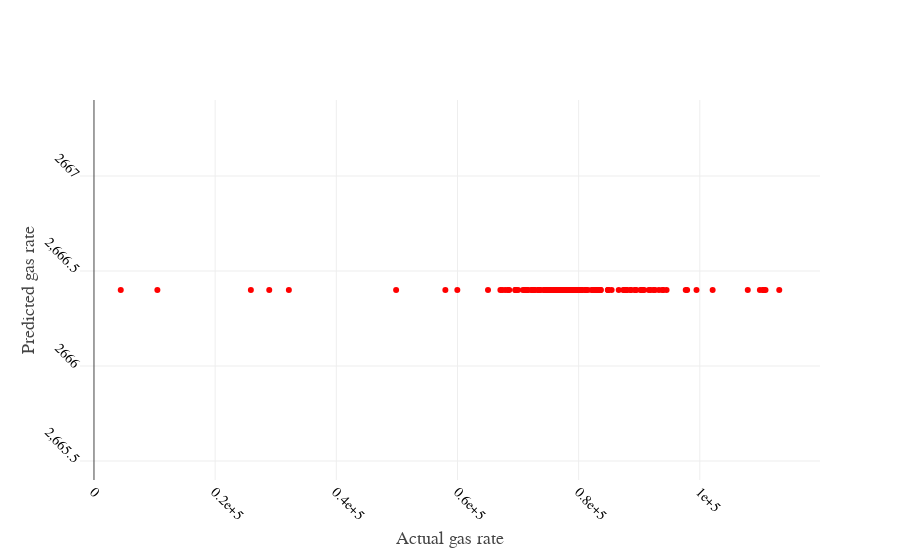

This figure's notebook cell:
### Code cell
y_act = scaler_y.inverse_transform(y_test)
y_pred_mlp = scaler_y.inverse_transform(model.predict(x_test).reshape(-1,1))
trace1 = go.Scatter(x = y_act.reshape(-1,),
                    y = y_pred_mlp.reshape(-1,),
                   name = "Actual",
                   mode = 'markers',
                   line=dict(width=10),
                   marker = dict(color = 'rgb(255,0,0)'))
data = [trace1]
layout = go.Layout(
    xaxis=dict(
        title='Actual gas rate',
        titlefont=dict(
            family='Arial, sans-serif',
            size=18,
            #color='lightgrey'
        ),
        showticklabels=True,
        tickangle=45,
        tickfont=dict(
            family='Old Standard TT, serif',
            size=14,
            color='black'
        ),
        exponentformat='e',
        showexponent='all'
    ),
    yaxis=dict(
        title='Predicted gas rate',
        titlefont=dict(
            family='Arial, sans-serif',
            size=18,
            #color='lightgrey'
        ),
        showticklabels=True,
        tickangle=45,
        tickfont=dict(
            family='Old Standard TT, serif',
            size=14,
            color='black'
        ),
        exponentformat='e',
        showexponent='all'
    )
)
fig = go.Figure(data=data, layout = layout)
py.iplot(fig)

### Figure 1 — Plotly figure (JSON) as saved in the notebook; plotly's stock layout.template omitted (floating-point values rounded to 4 significant figures; data arrays with more than 128 entries replaced by an {"elided": "..."} marker saying what was removed)
{"data": [{"line": {"width": 10}, "marker": {"color": "rgb(255,0,0)"}, "mode": "markers", "name": "Actual", "type": "scatter", "uid": "fcc6f285-ddf1-456d-bd7b-0e64cc0c7713", "x": {"elided": "168 float values"}, "y": {"elided": "168 float values"}}], "layout": {"xaxis": {"exponentformat": "e", "showexponent": "all", "showticklabels": true, "tickangle": 45, "tickfont": {"color": "black", "family": "Old Standard TT, serif", "size": 14}, "title": {"font": {"family": "Arial, sans-serif", "size": 18}, "text": "Actual gas rate"}}, "yaxis": {"exponentformat": "e", "showexponent": "all", "showticklabels": true, "tickangle": 45, "tickfont": {"color": "black", "family": "Old Standard TT, serif", "size": 14}, "title": {"font": {"family": "Arial, sans-serif", "size": 18}, "text": "Predicted gas rate"}}}}
